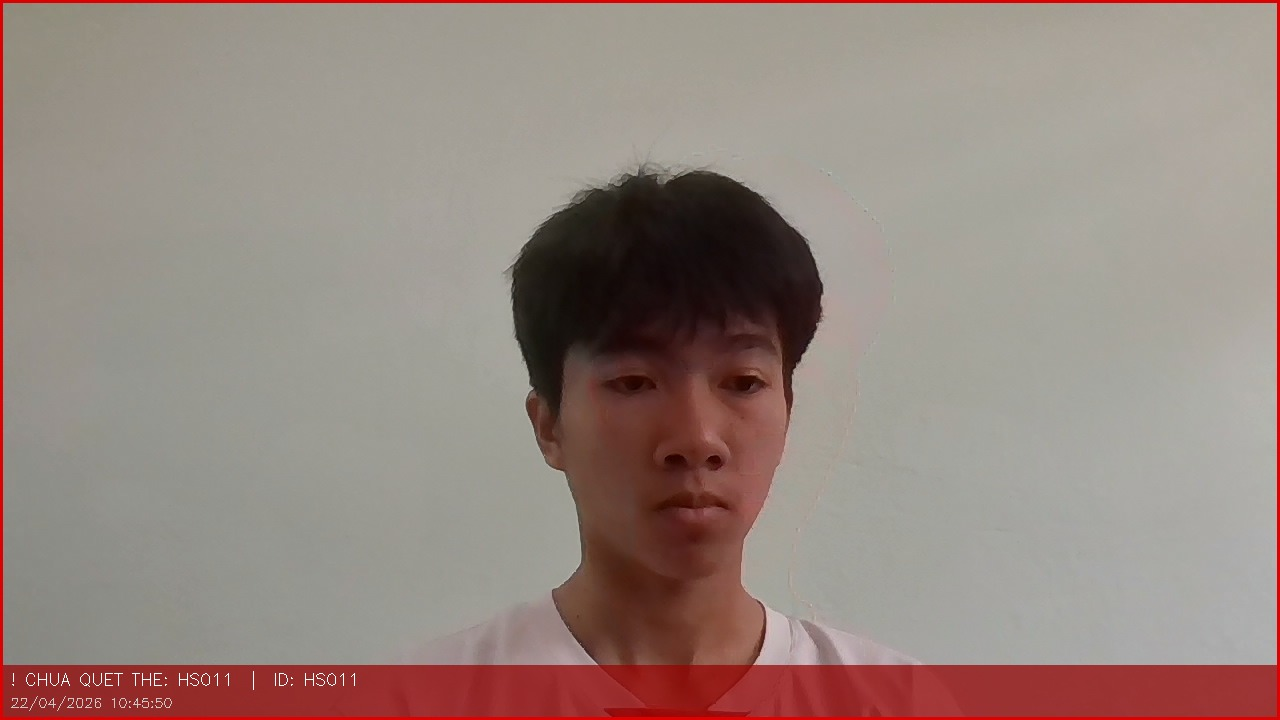
#> input picture data/violations/20260422_104550_HS011.jpg, 1280 x 720 px
$ python -i uniform_color_analyzer.py   (imports and definitions only)
#> lines starting #> are read from the running program, lines starting #| are printed output that depends on the picture; after the words box and inside, x2 and y2 are one past the last pixel; in counts of white or black regions, pixels touching at a corner belong together
# -*- coding: utf-8 -*-
"""
=============================================================
  MODULE PHAN TICH MAU SAC TRANG PHUC
  uniform_color_analyzer.py

  Phan tich mau sac ao va quan bang khong gian mau HSV.
  KHONG can training AI - chay tuc thi, on dinh cao.

  Quy dinh:
    Thu 2  : Trang phuc dan toc   (xu ly boi TFLite AI)
    Thu 3  : Ao TRANG + Quan TOI MAU
    Thu 4  : Tu do co co          (khong check tu dong)
    Thu 5  : Ao TRANG + Quan TOI MAU
    Thu 6  : Ao XANH DUONG (doan) + Quan TOI MAU
    Thu 7  : Nghi
    CN     : Nghi

  Calibration:
    Chay step1_hsv_calibrator.py -> luu data/hsv_config.json
    Module nay tu dong load config do neu ton tai,
    fallback ve gia tri mac dinh neu chua calibrate.
=============================================================
"""

import cv2
import numpy as np
import json
from pathlib import Path
from datetime import datetime
from dataclasses import dataclass
from typing import Tuple, Optional


# ==================== TU DONG LOAD CALIBRATION CONFIG ====================
_CONFIG_PATH = Path(__file__).parent / "data" / "hsv_config.json"

# Gia tri mac dinh (dung khi chua calibrate)
_DEFAULTS = {
    "white"      : {"s_max": 60,  "v_min": 160},
    "blue"       : {"h_min": 95,  "h_max": 135, "s_min": 60, "v_min": 40},
    "dark_pants" : {"v_max": 100, "ratio_min": 0.45},
}

def _load_hsv_config() -> dict:
    """Load HSV config tu file JSON neu co, fallback ve default."""
    if _CONFIG_PATH.exists():
        try:
            with open(_CONFIG_PATH, encoding="utf-8") as f:
                cfg = json.load(f)
            print(f"[ColorAnalyzer] Da load HSV config tu: {_CONFIG_PATH}")
            cal_time = cfg.get("calibrated_at", "?")
            print(f"                Calibrated at: {cal_time}")
            # Merge voi default de dam bao day du key
            merged = {k: dict(v) for k, v in _DEFAULTS.items()}
            for section in ("white", "blue", "dark_pants"):
                if section in cfg:
                    merged[section].update(cfg[section])
            return merged
        except Exception as e:
            print(f"[ColorAnalyzer] WARN: Loi doc config ({e}) - Dung gia tri mac dinh")
    return {k: dict(v) for k, v in _DEFAULTS.items()}

_CFG = _load_hsv_config()

# ==================== CAU HINH MAU HSV ====================
# HSV: H(0-179), S(0-255), V(0-255) trong OpenCV
# (Cac bien nay duoc cap nhat tu _CFG, co the ghi de bang calibration)

# Ao trang: Sac bao hoa thap (it mau), Do sang cao
WHITE_S_MAX = _CFG["white"]["s_max"]    # Saturation <= 60: gan nhu trang/xam sang
WHITE_V_MIN = _CFG["white"]["v_min"]    # Value >= 160: du sang (tranh mau xam toi)

# Ao xanh duong (doan vien): Hue trong vung xanh duong
BLUE_H_MIN  = _CFG["blue"]["h_min"]     # Hue bat dau vung xanh duong
BLUE_H_MAX  = _CFG["blue"]["h_max"]     # Hue ket thuc vung xanh duong
BLUE_S_MIN  = _CFG["blue"]["s_min"]     # Du bao hoa (khong phai xam)
BLUE_V_MIN  = _CFG["blue"]["v_min"]     # Khong qua toi

# Quan toi mau: Do sang (Value) thap
DARK_V_MAX      = _CFG["dark_pants"]["v_max"]       # Value <= 100: duoc coi la toi mau
DARK_RATIO_MIN  = _CFG["dark_pants"]["ratio_min"]   # It nhat 45% diem anh phai la toi mau

# Nguong do chinh xac toi thieu de chap nhan ket qua
MIN_PIXEL_RATIO = 0.30  # 30% pixels phai khop moi duoc tin tuong


# ==================== KET QUA ====================
@dataclass
class ColorCheckResult:
    status: str          # "OK" / "FAIL" / "SKIP" / "UNCLEAR"
    is_shirt_ok: bool
    is_pants_ok: bool
    shirt_color: str     # Ten mau phat hien duoc
    pants_color: str     # "toi" / "sang" / "khong ro"
    shirt_ratio: float   # Ti le pixels khop voi mau quy dinh (0.0-1.0)
    pants_dark_ratio: float  # Ti le pixels toi mau o vung quan
    message: str
    debug_colors: dict   # Thong tin debug


# ==================== CLASS CHINH ====================
class UniformColorAnalyzer:
    """
    Phan tich trang phuc bang mau sac HSV.
    Ket hop voi uniform_checker.py de kiem tra day du.
    """

    # Chia khung hinh thanh vung ao va quan
    # Vung ao: tu 15% den 55% chieu cao (tranh mat, co)
    # Vung quan: tu 55% den 90% chieu cao (tranh giay)
    SHIRT_ZONE = (0.15, 0.55)
    PANTS_ZONE = (0.55, 0.90)

    # ----------------------------------------------------------------
    # HAM CHINH: KIEM TRA TRANG PHUC THEO NGAY
    # ----------------------------------------------------------------
    def check(self, frame: np.ndarray,
              body_box: Optional[Tuple] = None,
              weekday: Optional[int] = None) -> ColorCheckResult:
        """
        Kiem tra trang phuc dua tren mau sac.

        Args:
            frame    : Anh BGR tu camera
            body_box : (x, y, w, h) vung than nguoi. None = dung toan bo anh
            weekday  : 0=T2, 1=T3, 2=T4, 3=T5, 4=T6, 5=T7, 6=CN
                       None = tu dong lay ngay hom nay

        Returns:
            ColorCheckResult
        """
        if weekday is None:
            weekday = datetime.now().weekday()

        # Cat vung than nguoi
        body_region = self._crop_body(frame, body_box)

        # [fix] Bu sang tong the (lighting compensation) truoc khi phan tich.
        # Nguong HSV trong config.py/hsv_config.json duoc calibrate theo 1
        # dieu kien anh sang/camera cu the -> neu doi phong hoc/camera khac,
        # do sang tong the lech di se lam sai lech ket qua "trang" hay "toi".
        # Tinh 1 he so bu (v_gain) tu chinh vung than nguoi trong frame HIEN
        # TAI, ap dung DONG NHAT cho ca vung ao va vung quan de giu nguyen
        # do tuong phan tuong doi giua ao/quan (khong dung equalizeHist rieng
        # tung vung vi se "xoa" luon do tuong phan can phan biet).
        # Day la giai phap giam nhay cam anh sang o muc vua phai — van
        # KHUYEN NGHI chay lai step1_hsv_calibrator.py neu doi phong/camera
        # co dieu kien anh sang qua khac biet.
        v_gain = self._compute_lighting_gain(body_region)

        # Lay vung ao va quan
        shirt_region = self._get_zone(body_region, *self.SHIRT_ZONE)
        pants_region = self._get_zone(body_region, *self.PANTS_ZONE)

        # Phan tich mau
        shirt_analysis = self._analyze_shirt_region(shirt_region, v_gain)
        pants_analysis = self._analyze_pants_darkness(pants_region, v_gain)

        # Ap dung quy dinh theo ngay
        return self._apply_rule(weekday, shirt_analysis, pants_analysis)

    @staticmethod
    def _compute_lighting_gain(body_region: np.ndarray,
                                target_median_v: float = 140.0,
                                gain_min: float = 0.5,
                                gain_max: float = 2.0) -> float:
        """[fix] Tinh he so bu do sang dua tren trung vi kenh V cua toan bo
        vung than nguoi. Gioi han gain trong [gain_min, gain_max] de tranh
        khuech dai nhieu qua muc trong dieu kien qua toi/qua sang."""
        if body_region is None or body_region.size == 0:
            return 1.0
        hsv = cv2.cvtColor(body_region, cv2.COLOR_BGR2HSV)
        median_v = float(np.median(hsv[:, :, 2]))
        if median_v < 1:
            return 1.0
        gain = target_median_v / median_v
        return float(np.clip(gain, gain_min, gain_max))

    # ----------------------------------------------------------------
    # CAC HAM PHAN TICH MAU
    # ----------------------------------------------------------------
    def _analyze_shirt_region(self, region: np.ndarray, v_gain: float = 1.0) -> dict:
        """Phan tich mau ao: trang, xanh duong, hay khac."""
        if region is None or region.size == 0:
            return {"detected": "unknown", "white_ratio": 0.0,
                    "blue_ratio": 0.0, "dominant_hsv": (0, 0, 0)}

        hsv = cv2.cvtColor(region, cv2.COLOR_BGR2HSV)
        # [fix] Ap dung he so bu sang truoc khi so nguong
        if v_gain != 1.0:
            v_ch = hsv[:, :, 2].astype(np.float32) * v_gain
            hsv[:, :, 2] = np.clip(v_ch, 0, 255).astype(np.uint8)
        total_pixels = hsv.shape[0] * hsv.shape[1]

        # --- Kiem tra MAU TRANG ---
        # Trang: Saturation thap + Value cao
        white_mask = cv2.inRange(
            hsv,
            np.array([0,         0,         WHITE_V_MIN]),
            np.array([179,       WHITE_S_MAX, 255])
        )
        white_ratio = float(np.sum(white_mask > 0)) / total_pixels

        # --- Kiem tra MAU XANH DUONG ---
        blue_mask = cv2.inRange(
            hsv,
            np.array([BLUE_H_MIN, BLUE_S_MIN, BLUE_V_MIN]),
            np.array([BLUE_H_MAX, 255,        255])
        )
        blue_ratio = float(np.sum(blue_mask > 0)) / total_pixels

        # Mau trung binh de debug
        mean_hsv = cv2.mean(hsv)[:3]

        # Quyet dinh mau chinh
        if white_ratio >= MIN_PIXEL_RATIO:
            detected = "trang"
        elif blue_ratio >= MIN_PIXEL_RATIO:
            detected = "xanh_duong"
        elif white_ratio >= 0.15:
            detected = "co_trang_1_phan"  # Co trang nhung khong du
        else:
            detected = "khac"

        return {
            "detected"    : detected,
            "white_ratio" : round(white_ratio, 3),
            "blue_ratio"  : round(blue_ratio, 3),
            "dominant_hsv": tuple(int(x) for x in mean_hsv),
        }

    def _analyze_pants_darkness(self, region: np.ndarray, v_gain: float = 1.0) -> dict:
        """Kiem tra quan co toi mau khong."""
        if region is None or region.size == 0:
            return {"is_dark": False, "dark_ratio": 0.0, "mean_value": 255}

        hsv = cv2.cvtColor(region, cv2.COLOR_BGR2HSV)
        # [fix] Ap dung cung he so bu sang nhu vung ao de giu tuong quan dung
        if v_gain != 1.0:
            v_ch = hsv[:, :, 2].astype(np.float32) * v_gain
            hsv[:, :, 2] = np.clip(v_ch, 0, 255).astype(np.uint8)
        total_pixels = hsv.shape[0] * hsv.shape[1]

        # Toi mau: Value thap
        dark_mask = cv2.inRange(
            hsv,
            np.array([0,   0,   0]),
            np.array([179, 255, DARK_V_MAX])
        )
        dark_ratio  = float(np.sum(dark_mask > 0)) / total_pixels
        mean_value  = float(np.mean(hsv[:, :, 2]))  # Trung binh do sang

        is_dark     = dark_ratio >= DARK_RATIO_MIN

        # Mo ta
        if dark_ratio >= 0.65:
            color_desc = "den/xanh den"
        elif dark_ratio >= 0.45:
            color_desc = "toi mau"
        elif mean_value > 170:
            color_desc = "sang mau"
        else:
            color_desc = "trung binh"

        return {
            "is_dark"    : is_dark,
            "dark_ratio" : round(dark_ratio, 3),
            "mean_value" : round(mean_value, 1),
            "color_desc" : color_desc,
        }

    # ----------------------------------------------------------------
    # AP DUNG QUY DINH THEO NGAY TRONG TUAN
    # ----------------------------------------------------------------
    def _apply_rule(self, weekday: int,
                    shirt: dict, pants: dict) -> ColorCheckResult:

        shirt_color = shirt["detected"]
        pants_desc  = pants["color_desc"]
        is_pants_dark = pants["is_dark"]

        debug = {
            "white_ratio"     : shirt["white_ratio"],
            "blue_ratio"      : shirt["blue_ratio"],
            "dark_pants_ratio": pants["dark_ratio"],
            "mean_pants_value": pants["mean_value"],
            "shirt_hsv_mean"  : shirt["dominant_hsv"],
        }

        # ----- THU 3 (weekday=1) va THU 5 (weekday=3): AO TRANG + QUAN TOI -----
        if weekday in (1, 3):
            is_shirt_ok = shirt_color in ("trang",)
            is_pants_ok = is_pants_dark

            if is_shirt_ok and is_pants_ok:
                return ColorCheckResult(
                    status="OK", is_shirt_ok=True, is_pants_ok=True,
                    shirt_color="Trang", pants_color=pants_desc,
                    shirt_ratio=shirt["white_ratio"],
                    pants_dark_ratio=pants["dark_ratio"],
                    message=f"OK: Ao trang + quan toi ({pants['dark_ratio']*100:.0f}% toi)",
                    debug_colors=debug
                )
            elif not is_shirt_ok and not is_pants_ok:
                return ColorCheckResult(
                    status="FAIL", is_shirt_ok=False, is_pants_ok=False,
                    shirt_color=shirt_color, pants_color=pants_desc,
                    shirt_ratio=shirt["white_ratio"],
                    pants_dark_ratio=pants["dark_ratio"],
                    message="SAI: Can ao trang + quan toi mau",
                    debug_colors=debug
                )
            elif not is_shirt_ok:
                return ColorCheckResult(
                    status="FAIL", is_shirt_ok=False, is_pants_ok=True,
                    shirt_color=shirt_color, pants_color=pants_desc,
                    shirt_ratio=shirt["white_ratio"],
                    pants_dark_ratio=pants["dark_ratio"],
                    message=f"SAI AO: Can ao trang (phat hien: {shirt_color})",
                    debug_colors=debug
                )
            else:  # quan sai
                return ColorCheckResult(
                    status="FAIL", is_shirt_ok=True, is_pants_ok=False,
                    shirt_color="Trang", pants_color=pants_desc,
                    shirt_ratio=shirt["white_ratio"],
                    pants_dark_ratio=pants["dark_ratio"],
                    message=f"SAI QUAN: Quan phai toi mau (hien tai: {pants_desc})",
                    debug_colors=debug
                )

        # ----- THU 6 (weekday=4): AO XANH DUONG (DOAN) + QUAN TOI -----
        elif weekday == 4:
            is_shirt_ok = shirt_color in ("xanh_duong",)
            is_pants_ok = is_pants_dark

            if is_shirt_ok and is_pants_ok:
                return ColorCheckResult(
                    status="OK", is_shirt_ok=True, is_pants_ok=True,
                    shirt_color="Xanh duong", pants_color=pants_desc,
                    shirt_ratio=shirt["blue_ratio"],
                    pants_dark_ratio=pants["dark_ratio"],
                    message=f"OK: Ao doan xanh + quan toi ({shirt['blue_ratio']*100:.0f}% xanh)",
                    debug_colors=debug
                )
            elif not is_shirt_ok and not is_pants_ok:
                return ColorCheckResult(
                    status="FAIL", is_shirt_ok=False, is_pants_ok=False,
                    shirt_color=shirt_color, pants_color=pants_desc,
                    shirt_ratio=shirt["blue_ratio"],
                    pants_dark_ratio=pants["dark_ratio"],
                    message="SAI: Can ao doan xanh + quan toi mau",
                    debug_colors=debug
                )
            elif not is_shirt_ok:
                conf_pct = shirt["blue_ratio"] * 100
                return ColorCheckResult(
                    status="FAIL", is_shirt_ok=False, is_pants_ok=is_pants_dark,
                    shirt_color=shirt_color, pants_color=pants_desc,
                    shirt_ratio=shirt["blue_ratio"],
                    pants_dark_ratio=pants["dark_ratio"],
                    message=f"SAI AO: Can ao doan xanh duong (chi co {conf_pct:.0f}% xanh)",
                    debug_colors=debug
                )
            else:
                return ColorCheckResult(
                    status="FAIL", is_shirt_ok=True, is_pants_ok=False,
                    shirt_color="Xanh duong", pants_color=pants_desc,
                    shirt_ratio=shirt["blue_ratio"],
                    pants_dark_ratio=pants["dark_ratio"],
                    message=f"SAI QUAN: Quan phai toi mau (hien tai: {pants_desc})",
                    debug_colors=debug
                )

        # ----- CAC NGAY KHAC: SKIP -----
        else:
            day_names = {0: "Thu 2 (dan toc - AI xu ly)",
                         2: "Thu 4 (tu do co co)",
                         5: "Thu 7 (nghi)", 6: "CN (nghi)"}
            msg = day_names.get(weekday, "Khong yeu cau")
            return ColorCheckResult(
                status="SKIP", is_shirt_ok=True, is_pants_ok=True,
                shirt_color="N/A", pants_color="N/A",
                shirt_ratio=0.0, pants_dark_ratio=0.0,
                message=msg, debug_colors=debug
            )

    # ----------------------------------------------------------------
    # HO TRO CAT VUNG
    # ----------------------------------------------------------------
    @staticmethod
    def _crop_body(frame: np.ndarray,
                   body_box: Optional[Tuple]) -> np.ndarray:
        if body_box is None:
            return frame
        x, y, w, h = body_box
        x = max(0, x); y = max(0, y)
        return frame[y:y+h, x:x+w]

    @staticmethod
    def _get_zone(region: np.ndarray,
                  y_start_ratio: float,
                  y_end_ratio: float) -> np.ndarray:
        if region is None or region.size == 0:
            return region
        h = region.shape[0]
        y0 = int(h * y_start_ratio)
        y1 = int(h * y_end_ratio)
        return region[y0:y1, :]

    # ----------------------------------------------------------------
    # VE KET QUA LEN FRAME CAMERA (De tich hop vao main.py)
    # ----------------------------------------------------------------
    # [158 lines left out: functions draw_result, run_live_debug, not called in this run]


# [31 lines not run here, left out]

>>> import cv2
>>> picture = cv2.imread('data/violations/20260422_104550_HS011.jpg')
#> picture is the input picture: shape (720, 1280, 3); mean B, G, R 127.2, 134.3, 150.7
>>> result = UniformColorAnalyzer().check(picture)
#> in _compute_lighting_gain, `median_v = float(np.median(hsv[:, :, 2]))`: median_v = 160
#> in _compute_lighting_gain, `gain = target_median_v / median_v`: gain = 0.875
#> in _get_zone, `return region[y0:y1, :]`:
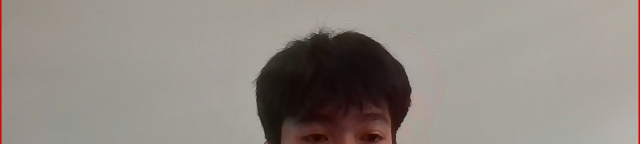
#> returned value: shape (288, 1280, 3) (shown at 1/2 size); mean of channels 0, 1, 2 130.3, 137.9, 144.3; drawn as B, G, R
#> call 2 of _get_zone, with y_start_ratio = 0.55, y_end_ratio = 0.9
#> in _get_zone (call 2), `return region[y0:y1, :]`:
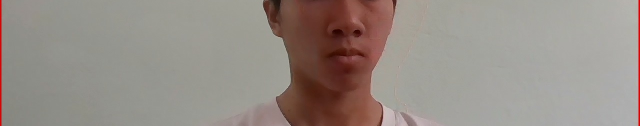
#> returned value: shape (252, 1280, 3) (shown at 1/2 size); mean of channels 0, 1, 2 134.7, 141.5, 150.6; drawn as B, G, R
#> in _analyze_shirt_region, `v_ch = hsv[:, :, 2].astype(np.float32) * v_gain`:
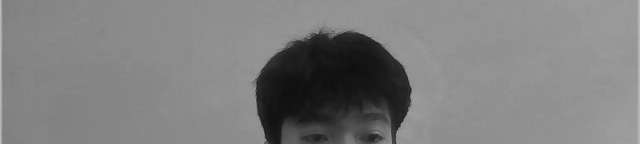
#> v_ch: shape (288, 1280) float32 (shown at 1/2 size); min 14, max 210, mean 126.3
#> in _analyze_shirt_region, `white_mask = cv2.inRange( hsv, np.array([0,         0,         WHITE_V..`:
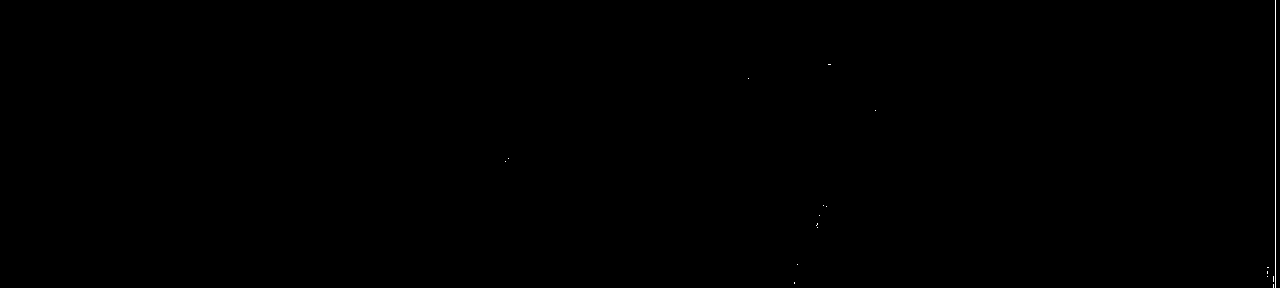
#> white_mask: shape (288, 1280); 0.09% white in thin lines or dots, all inside (x1, y1, x2, y2) = (505, 0, 1276, 288)
#> in _analyze_shirt_region, `white_ratio = float(np.sum(white_mask > 0)) / total_pixels`: white_ratio = 0.000871
#> in _analyze_shirt_region, `blue_ratio = float(np.sum(blue_mask > 0)) / total_pixels`: blue_ratio = 0
#> in _analyze_shirt_region, `mean_hsv = cv2.mean(hsv)[:3]`: mean_hsv = (23.01, 35.06, 125.9)
#> in check, `shirt_analysis = self._analyze_shirt_region(shirt_region, v_gain)`: shirt_analysis = {'detected': 'khac', 'white_ratio': 0.001, 'blue_ratio': 0, 'dominant_hsv': (23, 35, 125)}
#> in _analyze_pants_darkness, `v_ch = hsv[:, :, 2].astype(np.float32) * v_gain`:
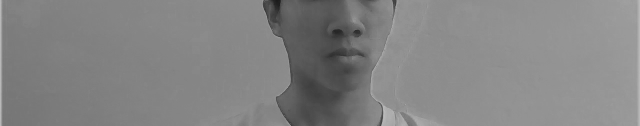
#> v_ch: shape (252, 1280) float32 (shown at 1/2 size); min 26.25, max 210, mean 132.1
#> in _analyze_pants_darkness, `dark_mask = cv2.inRange( hsv, np.array([0,   0,   0]), np.array([179, ..`:
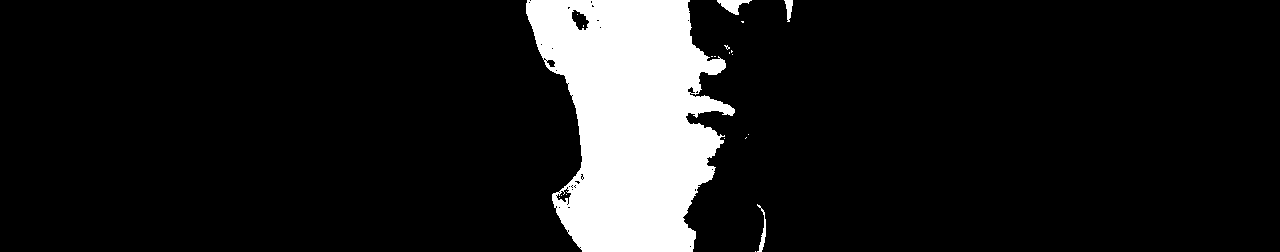
#> dark_mask: shape (252, 1280); 11.1% white; 20 white regions (16 under 20 px), largest, box (x1, y1, x2, y2) and area: (526, 0, 735, 252) 35241, (717, 0, 752, 15) 254, (757, 204, 766, 252) 140, (784, 0, 793, 22) 114
#> in _analyze_pants_darkness, `dark_ratio  = float(np.sum(dark_mask > 0)) / total_pixels`: dark_ratio = 0.111
#> in _analyze_pants_darkness, `mean_value  = float(np.mean(hsv[:, :, 2]))`: mean_value = 131.6
#> in _analyze_pants_darkness, `is_dark     = dark_ratio >= DARK_RATIO_MIN`: is_dark = False
#> in check, `pants_analysis = self._analyze_pants_darkness(pants_region, v_gain)`: pants_analysis = {'is_dark': False, 'dark_ratio': 0.111, 'mean_value': 131.6, 'color_desc': 'trung binh'}
#> in _apply_rule, `shirt_color = shirt["detected"]`: shirt_color = 'khac'
#> in _apply_rule, `pants_desc  = pants["color_desc"]`: pants_desc = 'trung binh'
#> in _apply_rule, `is_pants_dark = pants["is_dark"]`: is_pants_dark = False
#> in _apply_rule, `debug = { "white_ratio"     : shirt["white_ratio"], "blue_ratio"      ..`: debug = {'white_ratio': 0.001, 'blue_ratio': 0, 'dark_pants_ratio': 0.111, 'mean_pants_value': 131.6, 'shirt_hsv_mean': (23, 35, 125)}
#> in _apply_rule, `is_shirt_ok = shirt_color in ("xanh_duong",)`: is_shirt_ok = False
